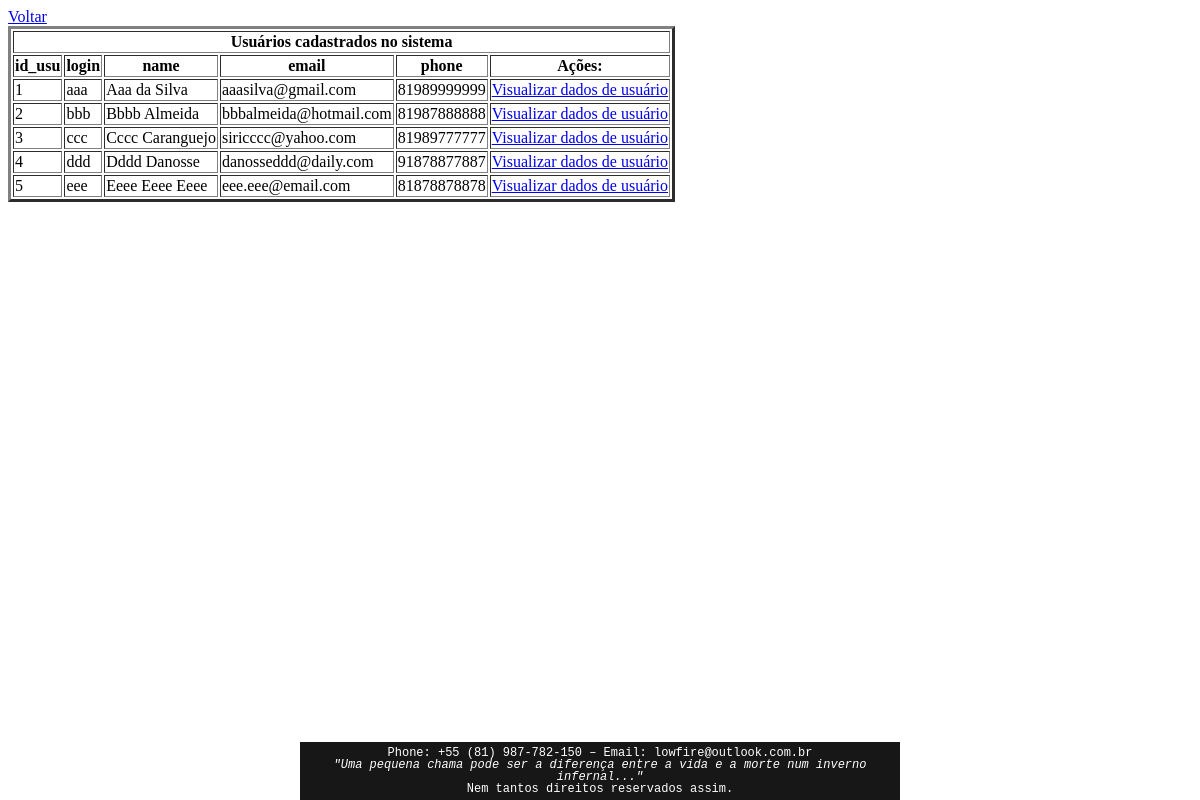
/ariete/php/admusers.php (signed in), run on the app's committed database.
### tables this page shows
CREATE TABLE IF NOT EXISTS userinfo(
	id_usu INTEGER PRIMARY KEY AUTO_INCREMENT,
	login VARCHAR(15) UNIQUE NOT NULL,
	passw VARCHAR(50) NOT NULL,
	name VARCHAR(100) NOT NULL,
	email VARCHAR(100),
	phone VARCHAR(20),
	rdate DATE,
	adm TINYINT(1),
	u TINYINT(1)
);

### ariete/php/admusers.php (the view, shortened to what this page needs)
<?php
	include 'dbconn.php';
?>
<!DOCTYPE html>
<html lang="pt-BR">
<head>
</head>
<body>
	<a href="adm.php">Voltar</a>
	<table border="3">
		<thead>
			<th scope="col" colspan="8">Usuários cadastrados no sistema</th>
			<tr>
				<th scope="col">id_usu</th>
				<th scope="col">login</th>
				<th scope="col">name</th>
				<th scope="col">email</th>
				<th scope="col">phone</th>
				<th scope="col">Ações:</th>
			</tr>
		</thead>
		<tbody>
			<?php
				$result = $dbconn -> query("SELECT * FROM `userinfo` ");
				while ($row = mysqli_fetch_assoc($result)) {
			?>
					<tr><?php  ?>
						<td><?php echo $row['id_usu']; ?></td>
						<td><?php echo $row['login']; ?></td>
						<td><?php echo $row['name']; ?></td>
						<td><?php echo $row['email']; ?></td>
						<td><?php echo $row['phone']; ?></td>
						<td><a href="admusuv.php?uvid=<?php echo $row['id_usu']; ?>" >Visualizar dados de usuário</a>
						</td>
					</tr>
			<?php
				}
			?>
		</tbody>
	</table>
</body>
<?php
	include '../footer.php';
?>
<link rel="stylesheet" type="text/css" href="../css/footer.css" />
</html>

### data on the page
userinfo: id_usu "1", login "aaa", name "Aaa da Silva", email "aaasilva@gmail.com", phone "81989999999"
userinfo: id_usu "2", login "bbb", name "Bbbb Almeida", email "bbbalmeida@hotmail.com", phone "81987888888"
userinfo: id_usu "3", login "ccc", name "Cccc Caranguejo", email "siricccc@yahoo.com", phone "81989777777"
userinfo: id_usu "4", login "ddd", name "Dddd Danosse", email "danosseddd@daily.com", phone "91878877887"
userinfo: id_usu "5", login "eee", name "Eeee Eeee Eeee", email "eee.eee@email.com", phone "81878878878"
